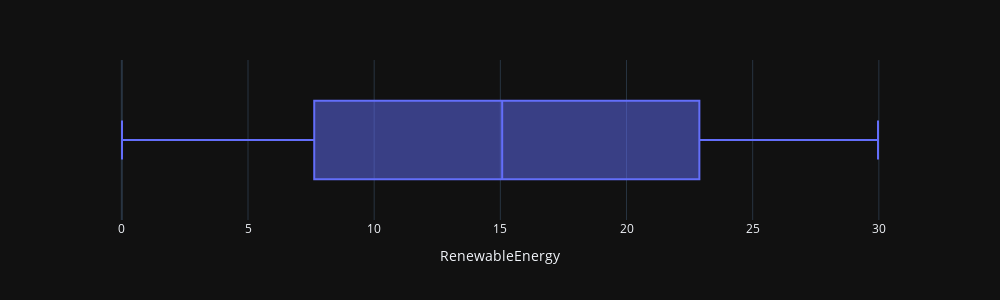

Notebook source saved alongside this figure:
### Code cell
fig = px.box(data_frame = energy_df,
             x = 'RenewableEnergy',
             width = 1000,
             height= 300,
             )
fig.update_layout(template = "plotly_dark")
fig.show()

### Figure 1 — Plotly figure (JSON) as saved in the notebook; plotly's stock layout.template omitted (floating-point values rounded to 4 significant figures; data arrays with more than 128 entries replaced by an {"elided": "..."} marker saying what was removed)
{"data": [{"alignmentgroup": "True", "hovertemplate": "RenewableEnergy=%{x}<extra></extra>", "legendgroup": "", "marker": {"color": "#636efa"}, "name": "", "notched": false, "offsetgroup": "", "orientation": "h", "showlegend": false, "type": "box", "x": {"elided": "1000 float values"}, "x0": " ", "xaxis": "x", "y0": " ", "yaxis": "y"}], "layout": {"boxmode": "group", "height": 300, "legend": {"tracegroupgap": 0}, "margin": {"t": 60}, "width": 1000, "xaxis": {"anchor": "y", "domain": [0, 1], "title": {"text": "RenewableEnergy"}}, "yaxis": {"anchor": "x", "domain": [0, 1]}}}
